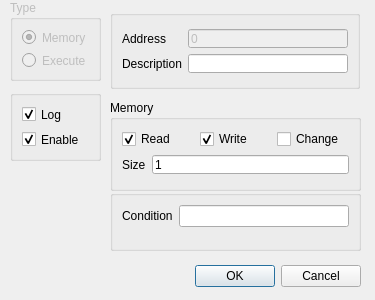
<?xml version="1.0" encoding="UTF-8"?>
<ui version="4.0">
 <class>BreakpointDialog</class>
 <widget class="QDialog" name="BreakpointDialog">
  <property name="windowModality">
   <enum>Qt::WindowModality::ApplicationModal</enum>
  </property>
  <property name="geometry">
   <rect>
    <x>0</x>
    <y>0</y>
    <width>375</width>
    <height>300</height>
   </rect>
  </property>
  <property name="sizePolicy">
   <sizepolicy hsizetype="Fixed" vsizetype="Fixed">
    <horstretch>0</horstretch>
    <verstretch>0</verstretch>
   </sizepolicy>
  </property>
  <property name="minimumSize">
   <size>
    <width>375</width>
    <height>300</height>
   </size>
  </property>
  <property name="maximumSize">
   <size>
    <width>375</width>
    <height>300</height>
   </size>
  </property>
  <property name="baseSize">
   <size>
    <width>375</width>
    <height>300</height>
   </size>
  </property>
  <property name="windowTitle">
   <string>Create / Modify Breakpoint</string>
  </property>
  <widget class="QDialogButtonBox" name="buttonBox">
   <property name="geometry">
    <rect>
     <x>20</x>
     <y>260</y>
     <width>341</width>
     <height>32</height>
    </rect>
   </property>
   <property name="sizePolicy">
    <sizepolicy hsizetype="Fixed" vsizetype="Fixed">
     <horstretch>0</horstretch>
     <verstretch>0</verstretch>
    </sizepolicy>
   </property>
   <property name="orientation">
    <enum>Qt::Orientation::Horizontal</enum>
   </property>
   <property name="standardButtons">
    <set>QDialogButtonBox::StandardButton::Cancel|QDialogButtonBox::StandardButton::Ok</set>
   </property>
  </widget>
  <widget class="QGroupBox" name="grpType">
   <property name="enabled">
    <bool>false</bool>
   </property>
   <property name="geometry">
    <rect>
     <x>10</x>
     <y>0</y>
     <width>91</width>
     <height>81</height>
    </rect>
   </property>
   <property name="title">
    <string>Type</string>
   </property>
   <layout class="QFormLayout" name="formLayout_2">
    <item row="1" column="0">
     <widget class="QRadioButton" name="rdoExecute">
      <property name="text">
       <string>Execute</string>
      </property>
     </widget>
    </item>
    <item row="0" column="0">
     <widget class="QRadioButton" name="rdoMemory">
      <property name="text">
       <string>Memory</string>
      </property>
      <property name="checked">
       <bool>true</bool>
      </property>
     </widget>
    </item>
   </layout>
  </widget>
  <widget class="QGroupBox" name="groupBox_2">
   <property name="geometry">
    <rect>
     <x>110</x>
     <y>10</y>
     <width>250</width>
     <height>79</height>
    </rect>
   </property>
   <property name="title">
    <string/>
   </property>
   <layout class="QFormLayout" name="formLayout">
    <property name="formAlignment">
     <set>Qt::AlignmentFlag::AlignLeading|Qt::AlignmentFlag::AlignLeft|Qt::AlignmentFlag::AlignVCenter</set>
    </property>
    <item row="0" column="0">
     <widget class="QLabel" name="label">
      <property name="text">
       <string>Address</string>
      </property>
      <property name="buddy">
       <cstring>txtAddress</cstring>
      </property>
     </widget>
    </item>
    <item row="0" column="1">
     <widget class="QLineEdit" name="txtAddress">
      <property name="enabled">
       <bool>false</bool>
      </property>
      <property name="minimumSize">
       <size>
        <width>0</width>
        <height>19</height>
       </size>
      </property>
      <property name="maximumSize">
       <size>
        <width>16777215</width>
        <height>19</height>
       </size>
      </property>
      <property name="text">
       <string>0</string>
      </property>
     </widget>
    </item>
    <item row="1" column="0">
     <widget class="QLabel" name="label_4">
      <property name="text">
       <string>Description</string>
      </property>
      <property name="buddy">
       <cstring>txtDescription</cstring>
      </property>
     </widget>
    </item>
    <item row="1" column="1">
     <widget class="QLineEdit" name="txtDescription">
      <property name="minimumSize">
       <size>
        <width>0</width>
        <height>19</height>
       </size>
      </property>
      <property name="maximumSize">
       <size>
        <width>16777215</width>
        <height>19</height>
       </size>
      </property>
     </widget>
    </item>
   </layout>
  </widget>
  <widget class="QGroupBox" name="grpMemory">
   <property name="enabled">
    <bool>true</bool>
   </property>
   <property name="geometry">
    <rect>
     <x>110</x>
     <y>100</y>
     <width>251</width>
     <height>91</height>
    </rect>
   </property>
   <property name="title">
    <string>Memory</string>
   </property>
   <layout class="QVBoxLayout" name="verticalLayout_2">
    <item>
     <layout class="QHBoxLayout" name="horizontalLayout">
      <item>
       <widget class="QCheckBox" name="chkRead">
        <property name="text">
         <string>Read</string>
        </property>
        <property name="checked">
         <bool>true</bool>
        </property>
       </widget>
      </item>
      <item>
       <widget class="QCheckBox" name="chkWrite">
        <property name="text">
         <string>Write</string>
        </property>
        <property name="checked">
         <bool>true</bool>
        </property>
       </widget>
      </item>
      <item>
       <widget class="QCheckBox" name="chkChange">
        <property name="text">
         <string>Change</string>
        </property>
       </widget>
      </item>
     </layout>
    </item>
    <item>
     <layout class="QFormLayout" name="formLayout_4">
      <item row="0" column="0">
       <widget class="QLabel" name="label_2">
        <property name="text">
         <string>Size</string>
        </property>
        <property name="buddy">
         <cstring>txtSize</cstring>
        </property>
       </widget>
      </item>
      <item row="0" column="1">
       <widget class="QLineEdit" name="txtSize">
        <property name="minimumSize">
         <size>
          <width>0</width>
          <height>19</height>
         </size>
        </property>
        <property name="maximumSize">
         <size>
          <width>16777215</width>
          <height>19</height>
         </size>
        </property>
        <property name="text">
         <string>1</string>
        </property>
       </widget>
      </item>
     </layout>
    </item>
   </layout>
  </widget>
  <widget class="QGroupBox" name="grpExecute">
   <property name="geometry">
    <rect>
     <x>110</x>
     <y>190</y>
     <width>251</width>
     <height>61</height>
    </rect>
   </property>
   <property name="title">
    <string/>
   </property>
   <layout class="QFormLayout" name="formLayout_3">
    <item row="0" column="0">
     <widget class="QLabel" name="label_3">
      <property name="text">
       <string>Condition</string>
      </property>
      <property name="buddy">
       <cstring>txtCondition</cstring>
      </property>
     </widget>
    </item>
    <item row="0" column="1">
     <widget class="QLineEdit" name="txtCondition"/>
    </item>
   </layout>
  </widget>
  <widget class="QGroupBox" name="groupBox_5">
   <property name="geometry">
    <rect>
     <x>10</x>
     <y>90</y>
     <width>91</width>
     <height>71</height>
    </rect>
   </property>
   <property name="title">
    <string/>
   </property>
   <layout class="QVBoxLayout" name="verticalLayout">
    <item>
     <widget class="QCheckBox" name="chkLog">
      <property name="enabled">
       <bool>true</bool>
      </property>
      <property name="text">
       <string>Log</string>
      </property>
      <property name="checked">
       <bool>true</bool>
      </property>
     </widget>
    </item>
    <item>
     <widget class="QCheckBox" name="chkEnable">
      <property name="text">
       <string>Enable</string>
      </property>
      <property name="checked">
       <bool>true</bool>
      </property>
     </widget>
    </item>
   </layout>
  </widget>
 </widget>
 <tabstops>
  <tabstop>rdoMemory</tabstop>
  <tabstop>rdoExecute</tabstop>
  <tabstop>txtAddress</tabstop>
  <tabstop>txtDescription</tabstop>
  <tabstop>chkLog</tabstop>
  <tabstop>chkEnable</tabstop>
  <tabstop>chkRead</tabstop>
  <tabstop>chkWrite</tabstop>
  <tabstop>chkChange</tabstop>
  <tabstop>txtSize</tabstop>
  <tabstop>txtCondition</tabstop>
 </tabstops>
 <resources/>
 <connections>
  <connection>
   <sender>buttonBox</sender>
   <signal>accepted()</signal>
   <receiver>BreakpointDialog</receiver>
   <slot>accept()</slot>
   <hints>
    <hint type="sourcelabel">
     <x>248</x>
     <y>254</y>
    </hint>
    <hint type="destinationlabel">
     <x>157</x>
     <y>274</y>
    </hint>
   </hints>
  </connection>
  <connection>
   <sender>buttonBox</sender>
   <signal>rejected()</signal>
   <receiver>BreakpointDialog</receiver>
   <slot>reject()</slot>
   <hints>
    <hint type="sourcelabel">
     <x>316</x>
     <y>260</y>
    </hint>
    <hint type="destinationlabel">
     <x>286</x>
     <y>274</y>
    </hint>
   </hints>
  </connection>
 </connections>
</ui>
